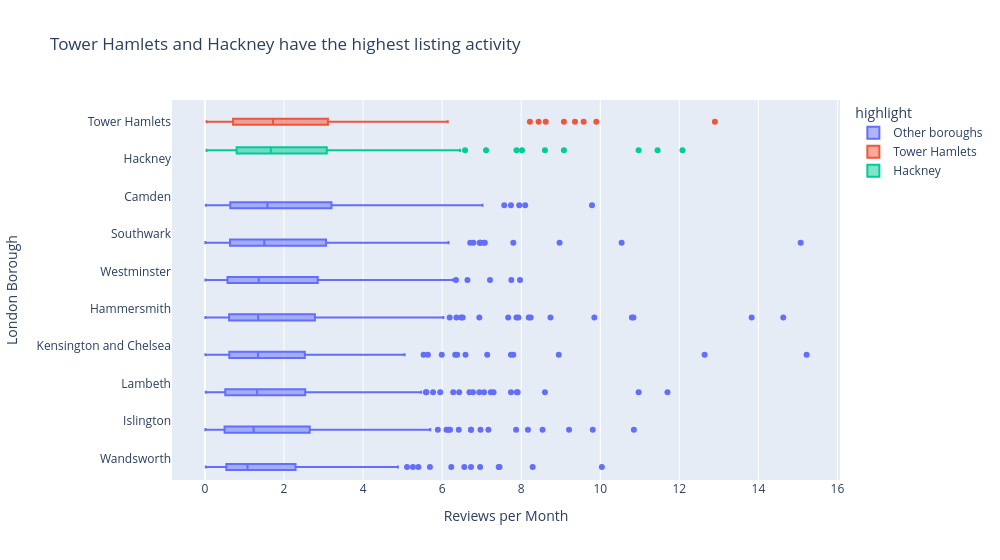

The code cell stored with this chart in its notebook:
### Markdown cell above
## Task 2 — Box plot: listing activity by borough

**What to build:** A **horizontal box plot** comparing listing activity (reviews per month) across London boroughs — reviews per month is a proxy for how frequently a listing is booked.

**Requirements:**
- Horizontal orientation (borough names are long)
- Sorted by median reviews per month (most active at top)
- Highlight the **two most active** boroughs in a different colour
- Outliers shown as individual points
- Insight title naming the two busiest boroughs

> 💡 Some listings have zero reviews — these are new or inactive listings. Filter them out with before plotting

### Code cell
# Task 2
# YOUR CODE HERE
# Task 2

# Remove inactive listings
activity_df = df_cap[df_cap['reviews_per_month'] > 0]

# Median reviews per month by borough
borough_order = (
    activity_df.groupby('neighbourhood')['reviews_per_month']
    .median()
    .sort_values(ascending=False)
    .index
)

# Top 2 busiest boroughs
top2 = borough_order[:2]

# Highlight colours
activity_df['highlight'] = activity_df['neighbourhood'].apply(
    lambda x: x if x in top2 else 'Other boroughs'
)

fig = px.box(
    activity_df,
    x='reviews_per_month',
    y='neighbourhood',
    color='highlight',
    category_orders={'neighbourhood': list(borough_order)},
    orientation='h',
    points='outliers',
    title=f'{top2[0]} and {top2[1]} have the highest listing activity',
    width = 1000
)

fig.update_layout(
    xaxis_title='Reviews per Month',
    yaxis_title='London Borough',
    showlegend=True
)

fig.show()

### Figure 1 — Plotly figure (JSON) as saved in the notebook; plotly's stock layout.template omitted (floating-point values rounded to 4 significant figures; data arrays with more than 128 entries replaced by an {"elided": "..."} marker saying what was removed)
{"data": [{"alignmentgroup": "True", "boxpoints": "outliers", "hovertemplate": "highlight=Other boroughs<br>reviews_per_month=%{x}<br>neighbourhood=%{y}<extra></extra>", "legendgroup": "Other boroughs", "marker": {"color": "#636efa"}, "name": "Other boroughs", "notched": false, "offsetgroup": "Other boroughs", "orientation": "h", "showlegend": true, "type": "box", "x": {"elided": "1869 float values"}, "x0": " ", "xaxis": "x", "y": {"elided": "1869 str values"}, "y0": " ", "yaxis": "y"}, {"alignmentgroup": "True", "boxpoints": "outliers", "hovertemplate": "highlight=Tower Hamlets<br>reviews_per_month=%{x}<br>neighbourhood=%{y}<extra></extra>", "legendgroup": "Tower Hamlets", "marker": {"color": "#EF553B"}, "name": "Tower Hamlets", "notched": false, "offsetgroup": "Tower Hamlets", "orientation": "h", "showlegend": true, "type": "box", "x": {"elided": "255 float values"}, "x0": " ", "xaxis": "x", "y": {"elided": "255 str values"}, "y0": " ", "yaxis": "y"}, {"alignmentgroup": "True", "boxpoints": "outliers", "hovertemplate": "highlight=Hackney<br>reviews_per_month=%{x}<br>neighbourhood=%{y}<extra></extra>", "legendgroup": "Hackney", "marker": {"color": "#00cc96"}, "name": "Hackney", "notched": false, "offsetgroup": "Hackney", "orientation": "h", "showlegend": true, "type": "box", "x": {"elided": "246 float values"}, "x0": " ", "xaxis": "x", "y": {"elided": "246 str values"}, "y0": " ", "yaxis": "y"}], "layout": {"boxmode": "group", "legend": {"title": {"text": "highlight"}, "tracegroupgap": 0}, "showlegend": true, "title": {"text": "Tower Hamlets and Hackney have the highest listing activity"}, "width": 1000, "xaxis": {"anchor": "y", "domain": [0, 1], "title": {"text": "Reviews per Month"}}, "yaxis": {"anchor": "x", "categoryarray": ["Wandsworth", "Islington", "Lambeth", "Kensington and Chelsea", "Hammersmith", "Westminster", "Southwark", "Camden", "Hackney", "Tower Hamlets"], "categoryorder": "array", "domain": [0, 1], "title": {"text": "London Borough"}}}}
